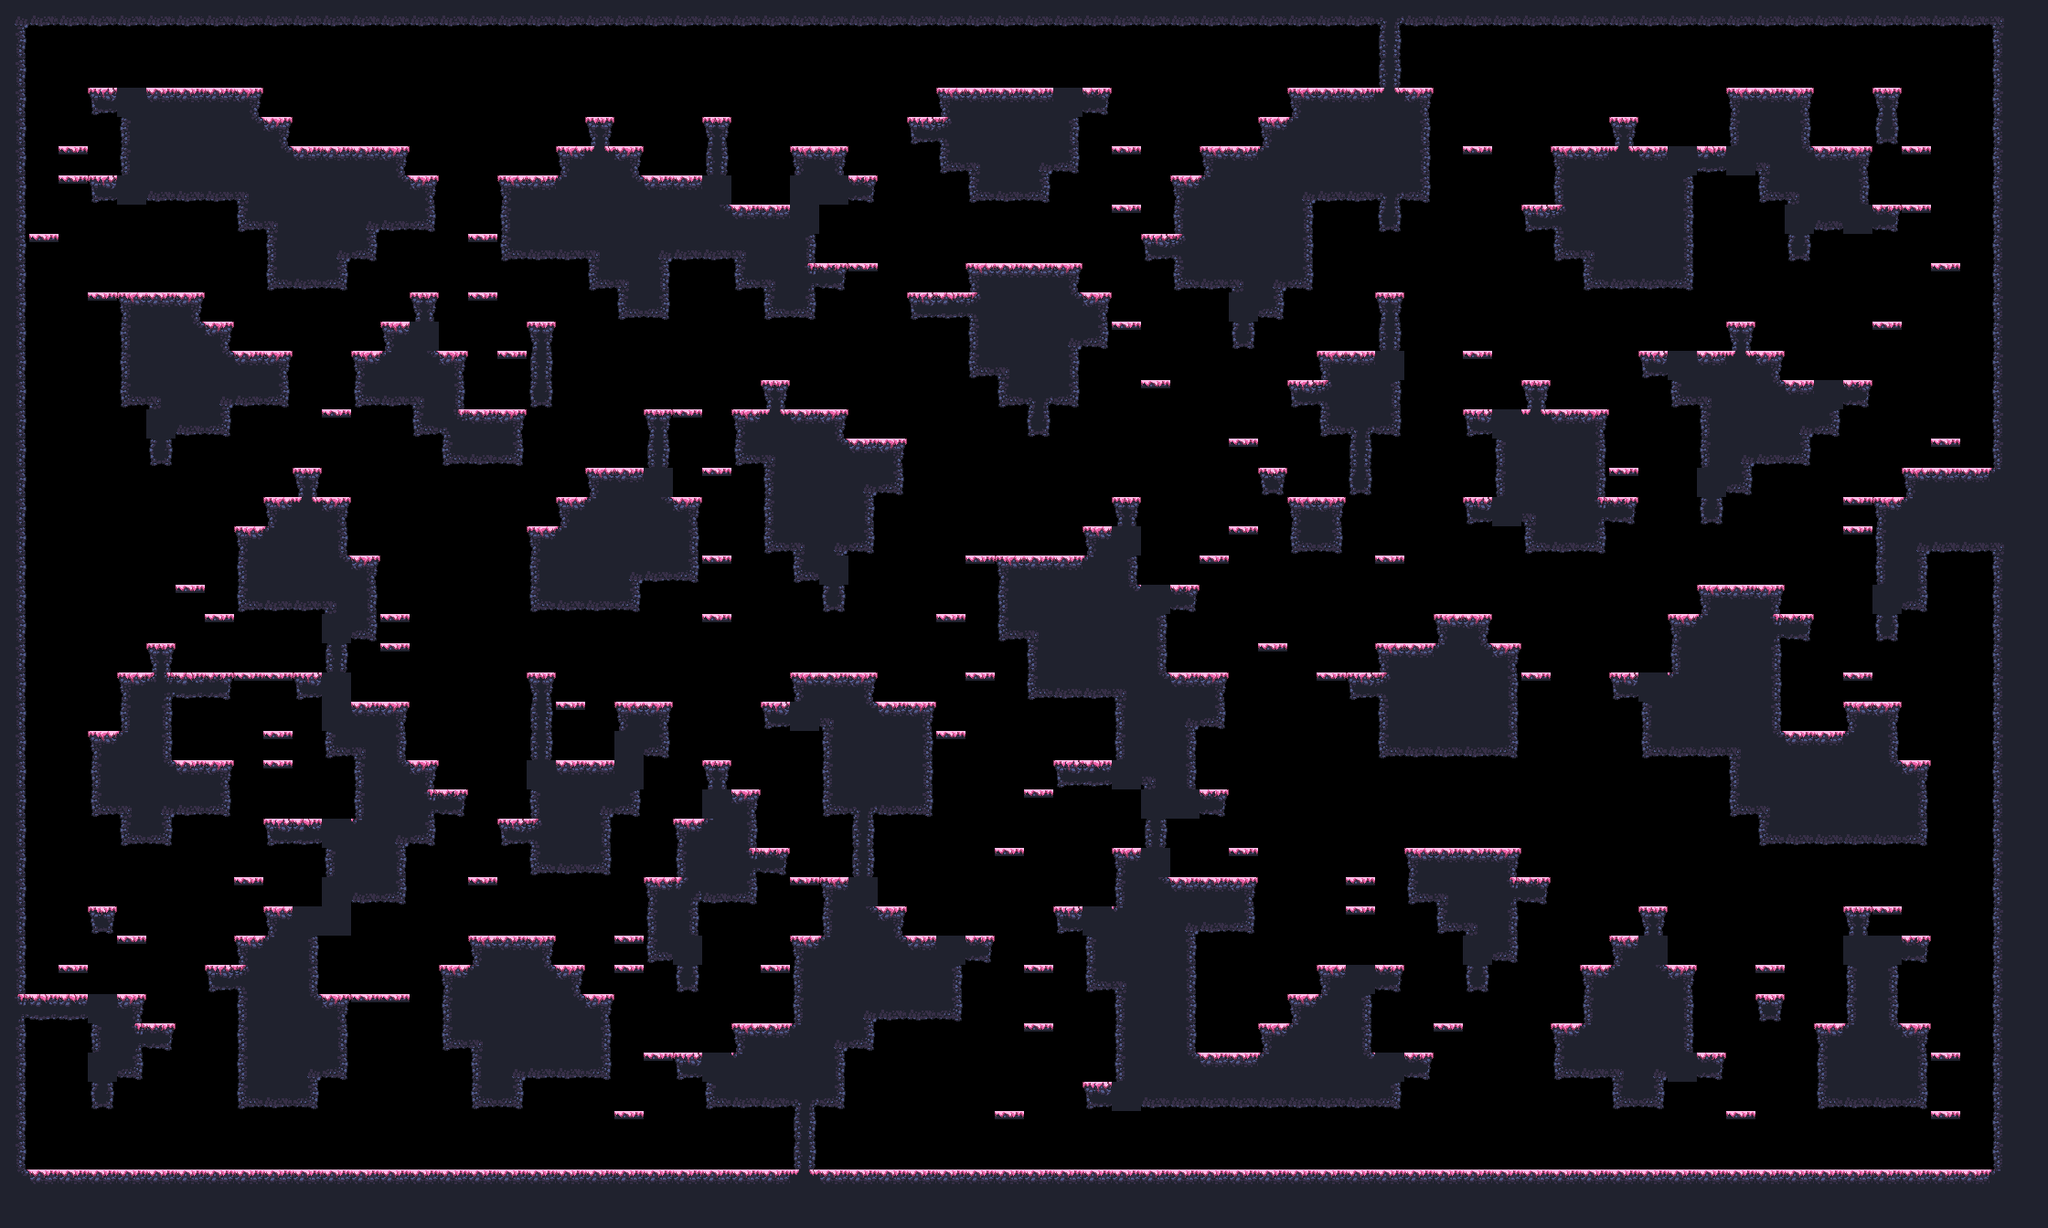

A level layout from a 2D game, rendered from its tile map. Below: a short description, then the map file with tile-grid data replaced by summaries:
An orthogonal 70x42 tile map with 32x32 px tiles, 1 tile layer (main) and 17 objects (9x spawn, spawnPlayer0, spawnCrown0, spawnPlayer1, spawnCrown1, ...).

<map compressionlevel="0" height="42" infinite="0" nextlayerid="3" nextobjectid="4" orientation="orthogonal" renderorder="right-down" tiledversion="1.3.2" tileheight="32" tilewidth="32" version="1.2" width="70">
 <tileset firstgid="1" source="forest_spring_tile_set.tsx" />
 <layer height="42" id="1" name="main" width="70">
  <data>[2940 cells, 1309 non-empty, 28 distinct tile ids]</data>
 </layer>
 <objectgroup id="2" name="objects"><object id="1" name="spawnPlayer0" x="160" y="272.0" /><object id="2" name="spawnCrown0" x="352" y="112.0" /><object id="3" name="spawnPlayer1" x="1792" y="80.0" /><object id="4" name="spawnCrown1" x="1856" y="112.0" /><object id="5" name="spawnPlayer2" x="64" y="1232.0" /><object id="6" name="spawnCrown2" x="192" y="1232.0" /><object id="7" name="spawnPlayer3" x="1920" y="1232.0" /><object id="8" name="spawnCrown3" x="1952" y="1232.0" /><object id="9" name="spawn" x="160" y="1040.0" /><object id="10" name="spawn" x="1152" y="560.0" /><object id="11" name="spawn" x="704" y="720.0" /><object id="12" name="spawn" x="1632" y="880.0" /><object id="13" name="spawn" x="1152" y="1232.0" /><object id="14" name="spawn" x="1632" y="880.0" /><object id="15" name="spawn" x="224" y="272.0" /><object id="16" name="spawn" x="608" y="112.0" /><object id="17" name="spawn" x="288" y="496.0" /></objectgroup></map>
